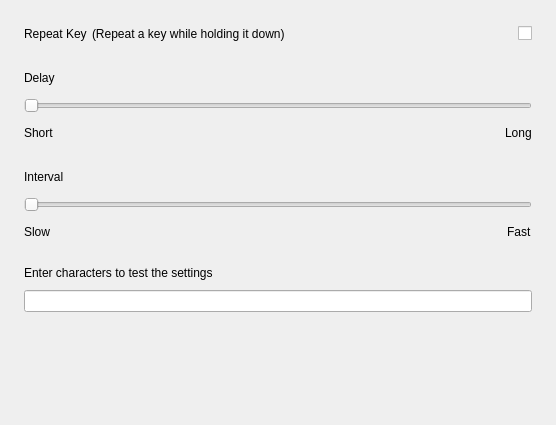
<?xml version="1.0" encoding="UTF-8"?>
<ui version="4.0">
 <class>GeneralPage</class>
 <widget class="QWidget" name="GeneralPage">
  <property name="geometry">
   <rect>
    <x>0</x>
    <y>0</y>
    <width>556</width>
    <height>425</height>
   </rect>
  </property>
  <property name="windowTitle">
   <string>Form</string>
  </property>
  <layout class="QVBoxLayout" name="verticalLayout_4">
   <property name="spacing">
    <number>24</number>
   </property>
   <property name="leftMargin">
    <number>24</number>
   </property>
   <property name="topMargin">
    <number>24</number>
   </property>
   <property name="rightMargin">
    <number>24</number>
   </property>
   <property name="bottomMargin">
    <number>40</number>
   </property>
   <item>
    <layout class="QHBoxLayout" name="horizontalLayout_2">
     <property name="spacing">
      <number>5</number>
     </property>
     <item>
      <widget class="QLabel" name="label_repeat">
       <property name="text">
        <string>Repeat Key</string>
       </property>
      </widget>
     </item>
     <item>
      <widget class="QLabel" name="label_tips">
       <property name="text">
        <string>(Repeat a key while holding it down)</string>
       </property>
      </widget>
     </item>
     <item>
      <spacer name="horizontalSpacer">
       <property name="orientation">
        <enum>Qt::Horizontal</enum>
       </property>
       <property name="sizeHint" stdset="0">
        <size>
         <width>40</width>
         <height>20</height>
        </size>
       </property>
      </spacer>
     </item>
     <item>
      <widget class="KiranSwitchButton" name="checkBox">
       <property name="text">
        <string/>
       </property>
      </widget>
     </item>
    </layout>
   </item>
   <item>
    <layout class="QVBoxLayout" name="verticalLayout">
     <property name="spacing">
      <number>10</number>
     </property>
     <item>
      <layout class="QHBoxLayout" name="horizontalLayout_3">
       <item>
        <widget class="QLabel" name="label_delay">
         <property name="text">
          <string>Delay</string>
         </property>
        </widget>
       </item>
       <item>
        <spacer name="horizontalSpacer_2">
         <property name="orientation">
          <enum>Qt::Horizontal</enum>
         </property>
         <property name="sizeHint" stdset="0">
          <size>
           <width>40</width>
           <height>20</height>
          </size>
         </property>
        </spacer>
       </item>
      </layout>
     </item>
     <item>
      <widget class="QSlider" name="hslider_delay">
       <property name="minimum">
        <number>100</number>
       </property>
       <property name="maximum">
        <number>2000</number>
       </property>
       <property name="singleStep">
        <number>10</number>
       </property>
       <property name="orientation">
        <enum>Qt::Horizontal</enum>
       </property>
      </widget>
     </item>
     <item>
      <layout class="QHBoxLayout" name="horizontalLayout">
       <property name="spacing">
        <number>0</number>
       </property>
       <item>
        <widget class="QLabel" name="label_2">
         <property name="text">
          <string>Short</string>
         </property>
        </widget>
       </item>
       <item>
        <spacer name="horizontalSpacer_4">
         <property name="orientation">
          <enum>Qt::Horizontal</enum>
         </property>
         <property name="sizeHint" stdset="0">
          <size>
           <width>40</width>
           <height>20</height>
          </size>
         </property>
        </spacer>
       </item>
       <item>
        <widget class="QLabel" name="label">
         <property name="text">
          <string>Long</string>
         </property>
        </widget>
       </item>
      </layout>
     </item>
    </layout>
   </item>
   <item>
    <layout class="QVBoxLayout" name="verticalLayout_2">
     <property name="spacing">
      <number>10</number>
     </property>
     <item>
      <layout class="QHBoxLayout" name="horizontalLayout_4">
       <item>
        <widget class="QLabel" name="label_interval">
         <property name="text">
          <string>Interval</string>
         </property>
        </widget>
       </item>
       <item>
        <spacer name="horizontalSpacer_3">
         <property name="orientation">
          <enum>Qt::Horizontal</enum>
         </property>
         <property name="sizeHint" stdset="0">
          <size>
           <width>40</width>
           <height>20</height>
          </size>
         </property>
        </spacer>
       </item>
      </layout>
     </item>
     <item>
      <widget class="QSlider" name="hslider_interval">
       <property name="minimum">
        <number>10</number>
       </property>
       <property name="maximum">
        <number>110</number>
       </property>
       <property name="singleStep">
        <number>1</number>
       </property>
       <property name="orientation">
        <enum>Qt::Horizontal</enum>
       </property>
      </widget>
     </item>
     <item>
      <layout class="QHBoxLayout" name="horizontalLayout_5">
       <property name="spacing">
        <number>0</number>
       </property>
       <item>
        <widget class="QLabel" name="label_4">
         <property name="text">
          <string>Slow</string>
         </property>
        </widget>
       </item>
       <item>
        <spacer name="horizontalSpacer_5">
         <property name="orientation">
          <enum>Qt::Horizontal</enum>
         </property>
         <property name="sizeHint" stdset="0">
          <size>
           <width>40</width>
           <height>20</height>
          </size>
         </property>
        </spacer>
       </item>
       <item>
        <widget class="QLabel" name="label_3">
         <property name="text">
          <string>Fast</string>
         </property>
        </widget>
       </item>
      </layout>
     </item>
    </layout>
   </item>
   <item>
    <layout class="QVBoxLayout" name="verticalLayout_3">
     <property name="spacing">
      <number>10</number>
     </property>
     <item>
      <widget class="QLabel" name="label_6">
       <property name="text">
        <string>Enter characters to test the settings</string>
       </property>
      </widget>
     </item>
     <item>
      <widget class="QLineEdit" name="lineEdit_key"/>
     </item>
    </layout>
   </item>
   <item>
    <spacer name="verticalSpacer">
     <property name="orientation">
      <enum>Qt::Vertical</enum>
     </property>
     <property name="sizeHint" stdset="0">
      <size>
       <width>20</width>
       <height>82</height>
      </size>
     </property>
    </spacer>
   </item>
  </layout>
 </widget>
 <customwidgets>
  <customwidget>
   <class>KiranSwitchButton</class>
   <extends>QCheckBox</extends>
   <header>kiranwidgets-qt5/kiran-switch-button.h</header>
  </customwidget>
 </customwidgets>
 <resources/>
 <connections/>
</ui>
